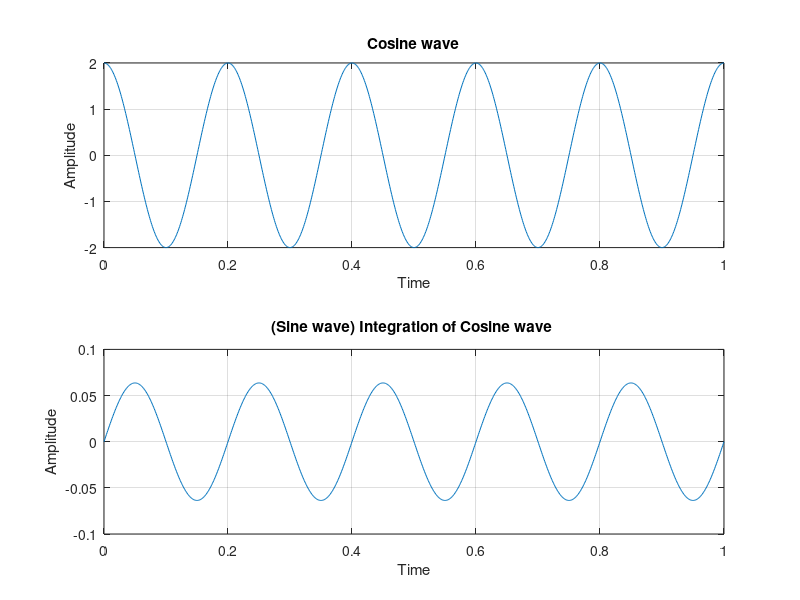

Recreate this plot in MATLAB.
% Integration of a signal

t = 0:0.001:1;
a = 2;
f = 5;

x = a*cos(2*pi*f*t);
subplot(2,1,1);
plot(t,x);
title('Cosine wave');
xlabel('Time');
ylabel('Amplitude');
grid on;

int_x = cumtrapz(t,x);

subplot(2,1,2);
plot(t,int_x);
title('(Sine wave) Integration of Cosine wave ');
xlabel('Time');
ylabel('Amplitude');
grid on;
